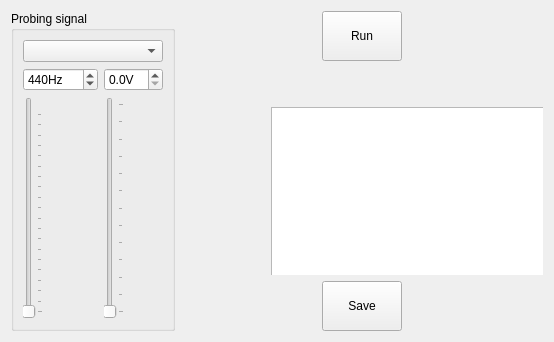
<?xml version="1.0" encoding="UTF-8"?>
<ui version="4.0">
 <class>FormAnalyze</class>
 <widget class="QWidget" name="FormAnalyze">
  <property name="geometry">
   <rect>
    <x>0</x>
    <y>0</y>
    <width>554</width>
    <height>342</height>
   </rect>
  </property>
  <property name="windowTitle">
   <string>Form</string>
  </property>
  <layout class="QHBoxLayout" name="horizontalLayout">
   <item>
    <widget class="QGroupBox" name="groupBox">
     <property name="title">
      <string>Probing signal</string>
     </property>
     <layout class="QVBoxLayout" name="verticalLayout">
      <item>
       <widget class="QComboBox" name="boxWaveForm"/>
      </item>
      <item>
       <layout class="QGridLayout" name="gridLayout">
        <item row="0" column="1">
         <widget class="QDoubleSpinBox" name="boxVoltage">
          <property name="suffix">
           <string>V</string>
          </property>
          <property name="decimals">
           <number>1</number>
          </property>
          <property name="maximum">
           <double>12.000000000000000</double>
          </property>
         </widget>
        </item>
        <item row="0" column="0">
         <widget class="QSpinBox" name="boxFrequency">
          <property name="suffix">
           <string>Hz</string>
          </property>
          <property name="minimum">
           <number>50</number>
          </property>
          <property name="maximum">
           <number>20000</number>
          </property>
          <property name="value">
           <number>440</number>
          </property>
         </widget>
        </item>
        <item row="1" column="1">
         <widget class="QSlider" name="sliderVoltage">
          <property name="maximum">
           <number>120</number>
          </property>
          <property name="orientation">
           <enum>Qt::Vertical</enum>
          </property>
          <property name="tickPosition">
           <enum>QSlider::TicksBelow</enum>
          </property>
          <property name="tickInterval">
           <number>10</number>
          </property>
         </widget>
        </item>
        <item row="1" column="0">
         <widget class="QSlider" name="sliderFrequency">
          <property name="minimum">
           <number>50</number>
          </property>
          <property name="maximum">
           <number>20000</number>
          </property>
          <property name="orientation">
           <enum>Qt::Vertical</enum>
          </property>
          <property name="tickPosition">
           <enum>QSlider::TicksBelow</enum>
          </property>
          <property name="tickInterval">
           <number>1000</number>
          </property>
         </widget>
        </item>
       </layout>
      </item>
     </layout>
    </widget>
   </item>
   <item>
    <layout class="QVBoxLayout" name="verticalLayout_2" stretch="0,2,0">
     <item>
      <layout class="QHBoxLayout" name="horizontalLayout_3">
       <item>
        <spacer name="horizontalSpacer_3">
         <property name="orientation">
          <enum>Qt::Horizontal</enum>
         </property>
         <property name="sizeHint" stdset="0">
          <size>
           <width>40</width>
           <height>20</height>
          </size>
         </property>
        </spacer>
       </item>
       <item>
        <widget class="QPushButton" name="buttonRun">
         <property name="minimumSize">
          <size>
           <width>0</width>
           <height>50</height>
          </size>
         </property>
         <property name="text">
          <string>Run</string>
         </property>
        </widget>
       </item>
       <item>
        <spacer name="horizontalSpacer_4">
         <property name="orientation">
          <enum>Qt::Horizontal</enum>
         </property>
         <property name="sizeHint" stdset="0">
          <size>
           <width>40</width>
           <height>20</height>
          </size>
         </property>
        </spacer>
       </item>
      </layout>
     </item>
     <item>
      <widget class="SquareWidgetHolder" name="widget" native="true">
       <property name="minimumSize">
        <size>
         <width>0</width>
         <height>50</height>
        </size>
       </property>
       <widget class="SignatureView" name="viewSignature">
        <property name="geometry">
         <rect>
          <x>90</x>
          <y>40</y>
          <width>344</width>
          <height>192</height>
         </rect>
        </property>
        <property name="sizePolicy">
         <sizepolicy hsizetype="Minimum" vsizetype="Minimum">
          <horstretch>0</horstretch>
          <verstretch>0</verstretch>
         </sizepolicy>
        </property>
       </widget>
      </widget>
     </item>
     <item>
      <layout class="QHBoxLayout" name="horizontalLayout_2">
       <item>
        <spacer name="horizontalSpacer">
         <property name="orientation">
          <enum>Qt::Horizontal</enum>
         </property>
         <property name="sizeHint" stdset="0">
          <size>
           <width>40</width>
           <height>20</height>
          </size>
         </property>
        </spacer>
       </item>
       <item>
        <widget class="QPushButton" name="buttonSave">
         <property name="minimumSize">
          <size>
           <width>0</width>
           <height>50</height>
          </size>
         </property>
         <property name="text">
          <string>Save</string>
         </property>
        </widget>
       </item>
       <item>
        <spacer name="horizontalSpacer_2">
         <property name="orientation">
          <enum>Qt::Horizontal</enum>
         </property>
         <property name="sizeHint" stdset="0">
          <size>
           <width>40</width>
           <height>20</height>
          </size>
         </property>
        </spacer>
       </item>
      </layout>
     </item>
    </layout>
   </item>
  </layout>
 </widget>
 <customwidgets>
  <customwidget>
   <class>SignatureView</class>
   <extends>QGraphicsView</extends>
   <header location="global">signatureview.h</header>
  </customwidget>
  <customwidget>
   <class>SquareWidgetHolder</class>
   <extends>QWidget</extends>
   <header>squarewidgetholder.h</header>
   <container>1</container>
  </customwidget>
 </customwidgets>
 <resources/>
 <connections/>
</ui>
